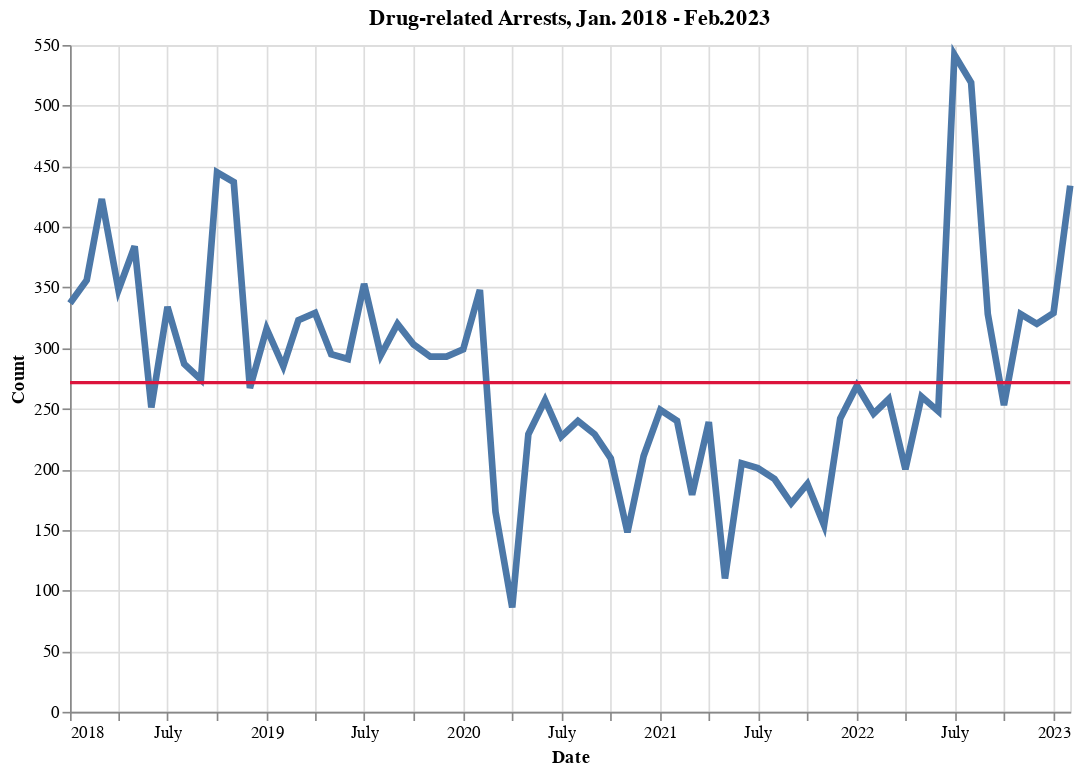

Source (notebook cell):
### Code cell
base = alt.Chart(filtered_counts).mark_line(size=4).encode(
    alt.X('incident_date:T',title='Date'),
    alt.Y('count',title='Count'),
    tooltip = [alt.Tooltip('incident_date_2',title = 'Date'),alt.Tooltip('count',title='Drug Arrests')]
).properties(
    width=600,
    height=400,
    title='Drug-related Arrests, Jan. 2018 - Feb.2023'
)

median = alt.Chart(filtered_counts).mark_rule(size=2,color='crimson').encode(
    y='median(count)',
    tooltip = alt.Tooltip(title = 'Median of counts')
)

base+median

### Figure 1 — Vega-Lite specification as saved in the notebook (floating-point values rounded to 4 significant figures)
{"config": {"view": {"continuousWidth": 300, "continuousHeight": 300}}, "layer": [{"mark": {"type": "line", "size": 4}, "encoding": {"tooltip": [{"field": "incident_date_2", "title": "Date", "type": "nominal"}, {"field": "count", "title": "Drug Arrests", "type": "quantitative"}], "x": {"field": "incident_date", "title": "Date", "type": "temporal"}, "y": {"field": "count", "title": "Count", "type": "quantitative"}}, "title": "Drug-related Arrests, Jan. 2018 - Feb.2023"}, {"mark": {"type": "rule", "color": "crimson", "size": 2}, "encoding": {"tooltip": {"title": "Median of counts"}, "y": {"aggregate": "median", "field": "count", "type": "quantitative"}}}], "data": {"name": "data-4a441df68a91a8fbaa05d6d55a3ab731"}, "height": 400, "width": 600, "$schema": "https://vega.github.io/schema/vega-lite/v5.6.1.json", "datasets": {"data-4a441df68a91a8fbaa05d6d55a3ab731": [{"incident_date": "2018-01", "count": 337, "incident_date_2": "2018-01"}, {"incident_date": "2018-02", "count": 356, "incident_date_2": "2018-02"}, {"incident_date": "2018-03", "count": 423, "incident_date_2": "2018-03"}, {"incident_date": "2018-04", "count": 348, "incident_date_2": "2018-04"}, {"incident_date": "2018-05", "count": 384, "incident_date_2": "2018-05"}, {"incident_date": "2018-06", "count": 251, "incident_date_2": "2018-06"}, {"incident_date": "2018-07", "count": 334, "incident_date_2": "2018-07"}, {"incident_date": "2018-08", "count": 287, "incident_date_2": "2018-08"}, {"incident_date": "2018-09", "count": 274, "incident_date_2": "2018-09"}, {"incident_date": "2018-10", "count": 445, "incident_date_2": "2018-10"}, {"incident_date": "2018-11", "count": 437, "incident_date_2": "2018-11"}, {"incident_date": "2018-12", "count": 267, "incident_date_2": "2018-12"}, {"incident_date": "2019-01", "count": 316, "incident_date_2": "2019-01"}, {"incident_date": "2019-02", "count": 285, "incident_date_2": "2019-02"}, {"incident_date": "2019-03", "count": 323, "incident_date_2": "2019-03"}, {"incident_date": "2019-04", "count": 329, "incident_date_2": "2019-04"}, {"incident_date": "2019-05", "count": 295, "incident_date_2": "2019-05"}, {"incident_date": "2019-06", "count": 291, "incident_date_2": "2019-06"}, {"incident_date": "2019-07", "count": 353, "incident_date_2": "2019-07"}, {"incident_date": "2019-08", "count": 294, "incident_date_2": "2019-08"}, {"incident_date": "2019-09", "count": 320, "incident_date_2": "2019-09"}, {"incident_date": "2019-10", "count": 303, "incident_date_2": "2019-10"}, {"incident_date": "2019-11", "count": 293, "incident_date_2": "2019-11"}, {"incident_date": "2019-12", "count": 293, "incident_date_2": "2019-12"}, {"incident_date": "2020-01", "count": 299, "incident_date_2": "2020-01"}, {"incident_date": "2020-02", "count": 348, "incident_date_2": "2020-02"}, {"incident_date": "2020-03", "count": 165, "incident_date_2": "2020-03"}, {"incident_date": "2020-04", "count": 86, "incident_date_2": "2020-04"}, {"incident_date": "2020-05", "count": 229, "incident_date_2": "2020-05"}, {"incident_date": "2020-06", "count": 257, "incident_date_2": "2020-06"}, {"incident_date": "2020-07", "count": 227, "incident_date_2": "2020-07"}, {"incident_date": "2020-08", "count": 240, "incident_date_2": "2020-08"}, {"incident_date": "2020-09", "count": 229, "incident_date_2": "2020-09"}, {"incident_date": "2020-10", "count": 209, "incident_date_2": "2020-10"}, {"incident_date": "2020-11", "count": 148, "incident_date_2": "2020-11"}, {"incident_date": "2020-12", "count": 211, "incident_date_2": "2020-12"}, {"incident_date": "2021-01", "count": 249, "incident_date_2": "2021-01"}, {"incident_date": "2021-02", "count": 240, "incident_date_2": "2021-02"}, {"incident_date": "2021-03", "count": 179, "incident_date_2": "2021-03"}, {"incident_date": "2021-04", "count": 239, "incident_date_2": "2021-04"}, {"incident_date": "2021-05", "count": 110, "incident_date_2": "2021-05"}, {"incident_date": "2021-06", "count": 205, "incident_date_2": "2021-06"}, {"incident_date": "2021-07", "count": 201, "incident_date_2": "2021-07"}, {"incident_date": "2021-08", "count": 192, "incident_date_2": "2021-08"}, {"incident_date": "2021-09", "count": 172, "incident_date_2": "2021-09"}, {"incident_date": "2021-10", "count": 188, "incident_date_2": "2021-10"}, {"incident_date": "2021-11", "count": 154, "incident_date_2": "2021-11"}, {"incident_date": "2021-12", "count": 242, "incident_date_2": "2021-12"}, {"incident_date": "2022-01", "count": 269, "incident_date_2": "2022-01"}, {"incident_date": "2022-02", "count": 246, "incident_date_2": "2022-02"}, {"incident_date": "2022-03", "count": 258, "incident_date_2": "2022-03"}, {"incident_date": "2022-04", "count": 200, "incident_date_2": "2022-04"}, {"incident_date": "2022-05", "count": 260, "incident_date_2": "2022-05"}, {"incident_date": "2022-06", "count": 248, "incident_date_2": "2022-06"}, {"incident_date": "2022-07", "count": 542, "incident_date_2": "2022-07"}, {"incident_date": "2022-08", "count": 519, "incident_date_2": "2022-08"}, {"incident_date": "2022-09", "count": 328, "incident_date_2": "2022-09"}, {"incident_date": "2022-10", "count": 253, "incident_date_2": "2022-10"}, {"incident_date": "2022-11", "count": 328, "incident_date_2": "2022-11"}, {"incident_date": "2022-12", "count": 320, "incident_date_2": "2022-12"}, {"incident_date": "2023-01", "count": 329, "incident_date_2": "2023-01"}, {"incident_date": "2023-02", "count": 434, "incident_date_2": "2023-02"}]}}
